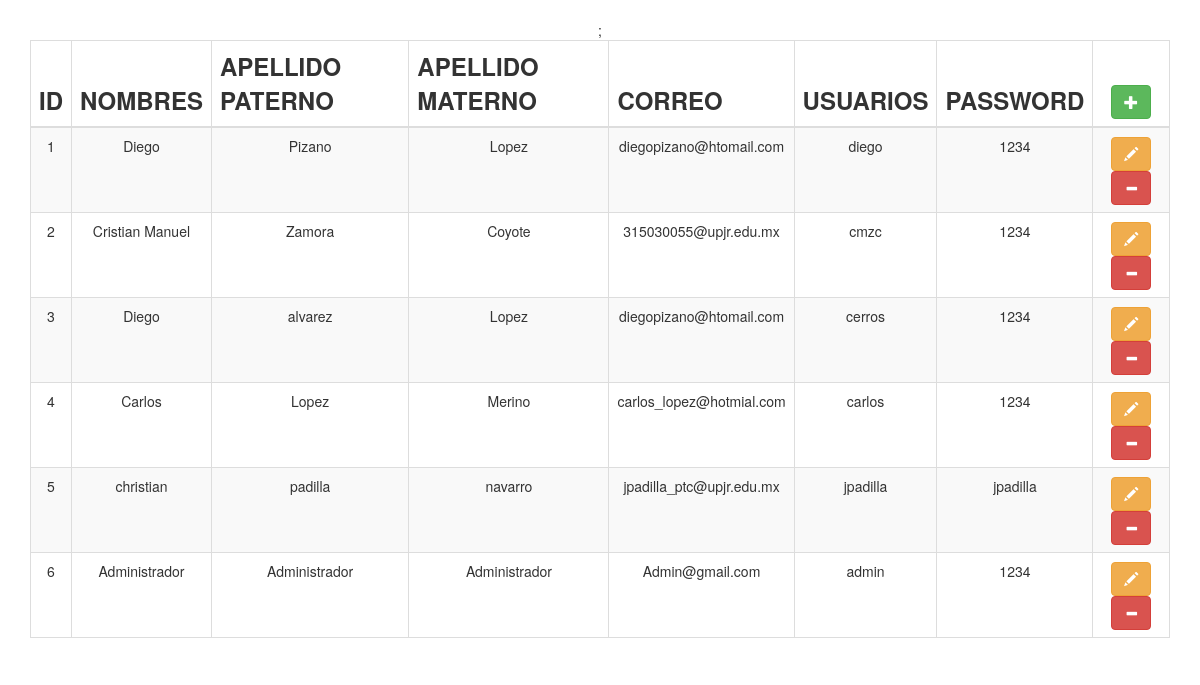
Screenshot of /principal.php with the database file from the repository.
### tables this page shows
CREATE TABLE IF NOT EXISTS `registro` (
  `id` int(200) NOT NULL AUTO_INCREMENT,
  `nombres` varchar(200) NOT NULL,
  `paterno` varchar(200) NOT NULL,
  `materno` varchar(200) NOT NULL,
  `correo` varchar(200) NOT NULL,
  `usuario` varchar(200) NOT NULL,
  `password` varchar(200) NOT NULL,
  PRIMARY KEY (`id`)
);

### principal.php (the view, shortened to what this page needs)
<!DOCTYPE html>
<html>
	<head>
		<link href="bootstrap-3.3.6-dist/css/bootstrap.min.css" rel="stylesheet">
	</head>
	<body align="center">
	<div>&nbsp;</div>
	<div class="container">
	    <table id="example" class="table table-striped table-bordered table-hover" cellspacing="0" width="100%">
	    <thead>
		<tr class="h3">
		    <th class="text-center">ID</th>
		    <th>NOMBRES</th>
		    <th>APELLIDO PATERNO</th>
		    <th>APELLIDO MATERNO</th>
		    <th>CORREO</th>
		    <th>USUARIOS</th>
		    <th>PASSWORD</th>
		    <th class="text-center"><button type="button" class="btn btn-default glyphicon glyphicon-plus btn-success" id="a$id"></button></th>
		</tr>
	    </thead>
	    <tbody>
		    <?php
		    include 'conexion.php';
		    $query="SELECT * FROM registro";
		    $resultado = $mysqli->query($query);
		    if ($resultado->num_rows > 0) {
		    while($row = $resultado->fetch_assoc()) {
				$id=$row["id"];
				$nombres=$row["nombres"];
				$paterno=$row["paterno"];
				$materno=$row["materno"];
				$correo=$row["correo"];
				$usuario=$row["usuario"];
				$password=$row["password"];
				echo "<tr><td class='text-center'>$id</td>";
				echo "<td>$nombres</td>";
				echo "<td>$paterno</td>";
				echo "<td>$materno</td>";
				echo "<td>$correo</td>";
				echo "<td>$usuario</td>";
				echo "<td>$password</td>";
				echo "<td class='text-center'><button type='button' class='btn btn-default glyphicon glyphicon-pencil btn-warning' id='m$id'></utton>";
				echo "<button type='button' class='btn btn-default glyphicon glyphicon-minus btn-danger' id='e$id'></button></td></tr>";
		    }
		    } else {
		    }
		    ?>
	    </tbody>
	</table>
	</div>
	</body>
</html>

### rows the page displays
registro: id "1", nombres "Diego", paterno "Pizano", materno "Lopez", correo "diegopizano@htomail.com", usuario "diego", password "1234"
registro: id "2", nombres "Cristian Manuel", paterno "Zamora", materno "Coyote", correo "315030055@upjr.edu.mx", usuario "cmzc", password "1234"
registro: id "3", nombres "Diego", paterno "alvarez", materno "Lopez", correo "diegopizano@htomail.com", usuario "cerros", password "1234"
registro: id "4", nombres "Carlos", paterno "Lopez", materno "Merino", correo "carlos_lopez@hotmial.com", usuario "carlos", password "1234"
registro: id "5", nombres "christian", paterno "padilla", materno "navarro", correo "jpadilla_ptc@upjr.edu.mx", usuario "jpadilla", password "jpadilla"
registro: id "6", nombres "Administrador", paterno "Administrador", materno "Administrador", correo "Admin@gmail.com", usuario "admin", password "1234"
